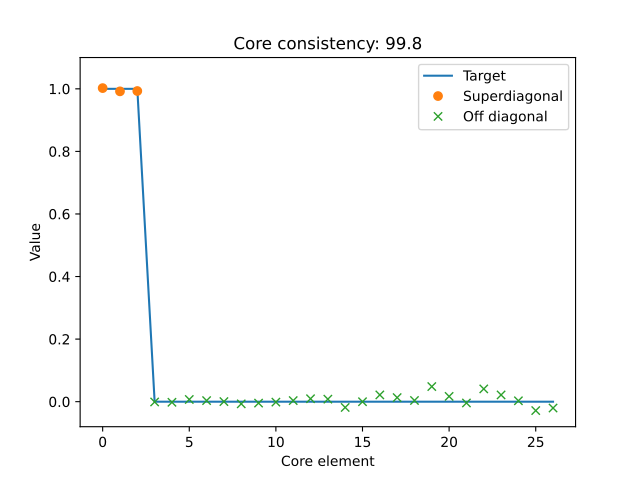

Write the Python code that produced this figure.
import matplotlib.pyplot as plt
from tensorly.decomposition import parafac
from tlviz.data import simulated_random_cp_tensor
from tlviz.visualisation import core_element_plot
true_cp, X = simulated_random_cp_tensor((10, 20, 30), 3, seed=42)
est_cp = parafac(X, 3)
core_element_plot(est_cp, X)
# Expected:
## <AxesSubplot: title={'center': 'Core consistency: 99.8'}, xlabel='Core element', ylabel='Value'>
plt.show()
